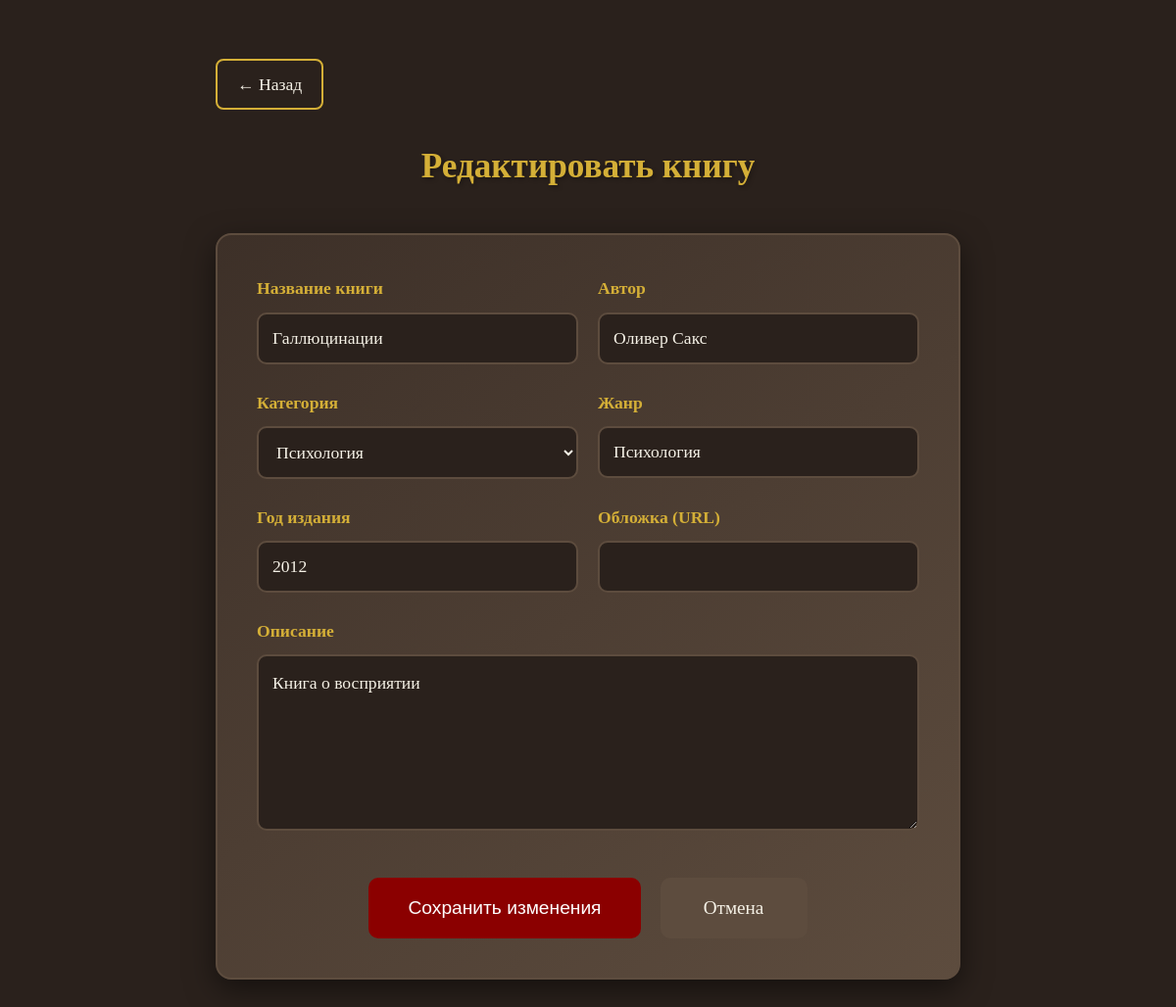
/book/2/edit, run on the app's committed database.
### tables this page shows
CREATE TABLE books
                 (id INTEGER PRIMARY KEY AUTOINCREMENT,
                  title TEXT NOT NULL,
                  author TEXT NOT NULL,
                  year INTEGER,
                  genre TEXT,
                  category TEXT NOT NULL,
                  description TEXT,
                  cover TEXT,
                  is_read BOOLEAN DEFAULT FALSE, reading_status TEXT DEFAULT 'unread');

### app.py (the view)
@app.route('/book/<int:book_id>/edit')
def edit_book(book_id):
    conn = get_db_connection()
    book = conn.execute('SELECT * FROM books WHERE id = ?', (book_id,)).fetchone()
    conn.close()
    if not book:
        return "Книга не найдена", 404
    return render_template('edit_book.html', book=book)

### app.py (called while the page is built)
def get_db_connection():
    conn = sqlite3.connect(DATABASE)
    conn.row_factory = sqlite3.Row
    return conn

### templates/edit_book.html (shortened to what this page needs)
<!DOCTYPE html>
<html lang="ru">
<head>
    <link rel="stylesheet" href="{{ url_for('static', filename='style.css') }}">
    <link rel="stylesheet" href="{{ url_for('static', filename='edit_book.css') }}">
</head>
<body>
    <div class="container edit-page">
        <a href="{{ url_for('book_detail', book_id=book.id) }}" class="back-btn">
            ← Назад
        </a>
        <h1 class="edit-title"> Редактировать книгу</h1>
        <div class="edit-form-container">
            <form action="{{ url_for('update_book', book_id=book.id) }}" method="POST">
                <div class="form-row">
                    <div class="form-group">
                        <label>Название книги</label>
                        <input type="text" name="title" value="{{ book.title }}" required>
                    </div>
                    <div class="form-group">
                        <label>Автор</label>
                        <input type="text" name="author" value="{{ book.author }}" required>
                    </div>
                </div>
                <div class="form-row">
                    <div class="form-group">
                        <label>Категория</label>
                        <select name="category" required>
                            <option value="Психология" {% if book.category == 'Психология' %}selected{% endif %}>Психология</option>
                        </select>
                    </div>
                    <div class="form-group">
                        <label>Жанр</label>
                        <input type="text" name="genre" value="{{ book.genre or '' }}">
                    </div>
                </div>
                <div class="form-row">
                    <div class="form-group">
                        <label>Год издания</label>
                        <input type="number" name="year" value="{{ book.year or '' }}">
                    </div>
                    <div class="form-group">
                        <label>Обложка (URL)</label>
                        <input type="text" name="cover" value="{{ book.cover or '' }}">
                    </div>
                </div>
                <div class="form-group full-width">
                    <label>Описание</label>
                    <textarea name="description" rows="5">{{ book.description or '' }}</textarea>
                </div>
                <div class="form-buttons">
                    <button type="submit" class="btn-save">Сохранить изменения</button>
                    <a href="{{ url_for('book_detail', book_id=book.id) }}" class="btn-cancel">Отмена</a>
                </div>
            </form>
        </div>
    </div>
</body>
</html>

### static/style.css (style rules this page uses)
:root { --dark-brown: #2a211c; --medium-brown: #3d3028; --light-brown: #5d4c3e; --burgundy: #8b0000; --light-burgundy: #a52a2a; --gold: #d4af37; --cream: #f5f1e6; }
* { margin: 0; padding: 0; box-sizing: border-box; }
body { font-family: 'Georgia', serif; background-color: var(--dark-brown); color: var(--cream); line-height: 1.6; padding: 20px; min-height: 100vh; }
.container { max-width: 1200px; margin: 0 auto; }
a { text-decoration: none !important; color: inherit !important; }
.btn-cancel { text-decoration: none !important; }
.back-btn, .back-link { text-decoration: none !important; }

### static/edit_book.css (style rules this page uses)
.edit-page { max-width: 800px; margin: 40px auto; padding: 0 20px; }
.back-btn { display: inline-block; color: var(--gold); text-decoration: none; margin-bottom: 30px; font-size: 1.1rem; padding: 10px 20px; border: 2px solid var(--gold); border-radius: 8px; transition: 0.3s; }
.edit-title { color: var(--gold); text-align: center; margin-bottom: 40px; font-size: 2.2rem; text-shadow: 2px 2px 4px rgba(0,0,0,0.3); }
.edit-form-container { background: linear-gradient(145deg, var(--medium-brown), var(--light-brown)); border-radius: 16px; padding: 40px; border: 2px solid var(--light-brown); box-shadow: 0 10px 30px rgba(0,0,0,0.5); }
.form-row { display: flex; gap: 20px; margin-bottom: 25px; }
.form-group { flex: 1; }
.form-group.full-width { flex: 0 0 100%; }
.form-group label { display: block; color: var(--gold); margin-bottom: 10px; font-weight: bold; font-size: 1.1rem; }
.form-group input, .form-group select, .form-group textarea { width: 100%; padding: 14px; background: var(--dark-brown); border: 2px solid var(--light-brown); border-radius: 10px; color: var(--cream); font-size: 1.1rem; font-family: 'Georgia', serif; transition: 0.3s; }
.form-group textarea { min-height: 180px; resize: vertical; line-height: 1.5; }
.form-buttons { display: flex; gap: 20px; margin-top: 40px; justify-content: center; }
.btn-save { padding: 16px 40px; background: var(--burgundy); color: white; border: none; border-radius: 10px; font-size: 1.2rem; cursor: pointer; transition: 0.3s; min-width: 250px; }
.btn-cancel { padding: 16px 30px; background: var(--light-brown); color: var(--cream); border-radius: 10px; text-decoration: none; text-align: center; font-size: 1.2rem; transition: 0.3s; min-width: 150px; }

### data on the page
books: title "Галлюцинации", author "Оливер Сакс", category "Психология", genre "Психология", year "2012", description "Книга о восприятии"
